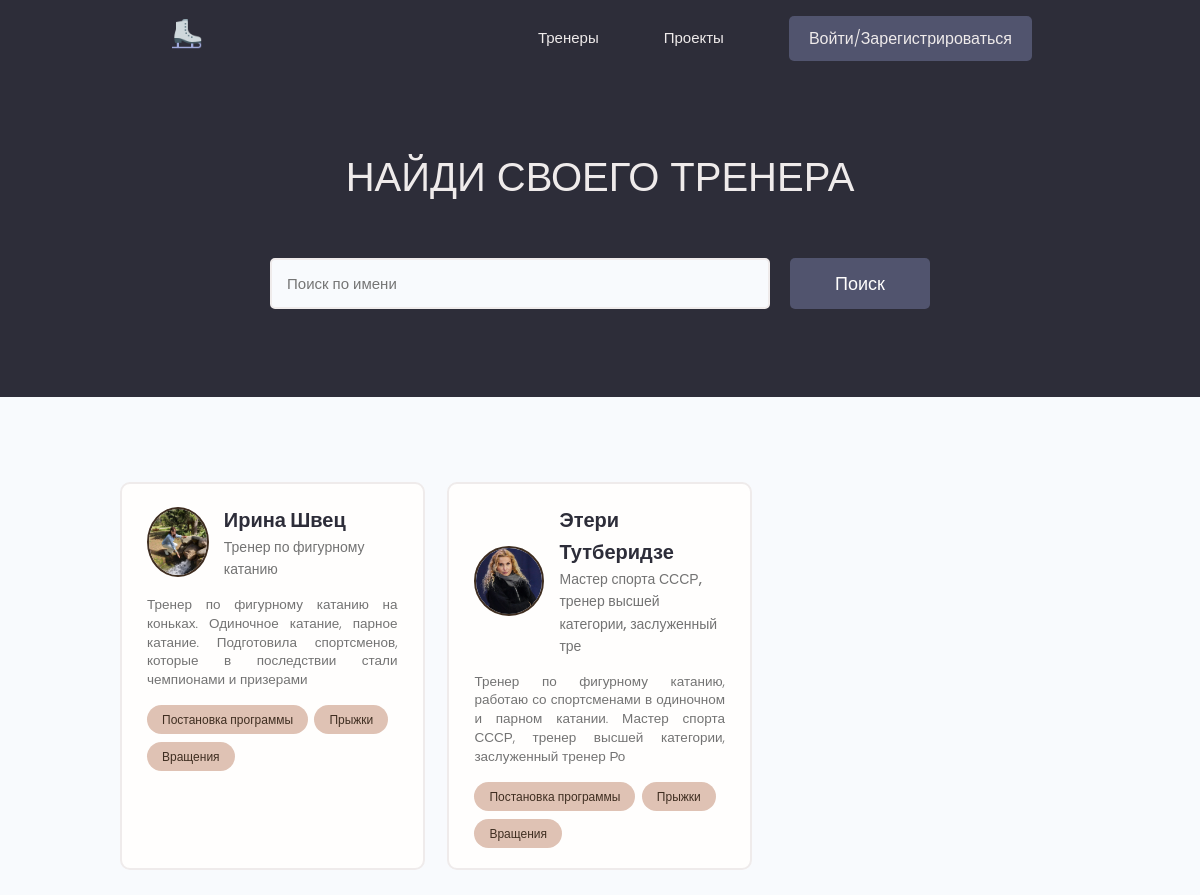
The page / on the database its author committed.
### users/models.py (models this page shows, shortened)
class Profile(models.Model):
    user = models.OneToOneField(User, on_delete=models.CASCADE, null=True, blank=True)
    name = models.CharField(max_length=200, null=True, blank=True)
    email = models.EmailField(max_length=500, null=True, blank=True)
    username = models.CharField(max_length=200, null=True, blank=True)
    short_info = models.CharField(max_length=200, null=True, blank=True)
    bio = models.TextField(null=True, blank=True)
    profile_image = models.ImageField(null=True, blank=True, upload_to='profiles/', default='profiles/user-default.png')
    social_youtube = models.CharField(max_length=200, null=True, blank=True)
    social_website = models.CharField(max_length=200, null=True, blank=True)
    created = models.DateTimeField(auto_now_add=True)

class Skill(models.Model):
    owner = models.ForeignKey(Profile, on_delete=models.CASCADE, null=True, blank=True)
    name = models.CharField(max_length=200, null=True, blank=True)
    description = models.TextField(null=True, blank=True)
    created = models.DateTimeField(auto_now_add=True)
    def __str__(self):
        return f"{self.name}"

### users/views.py (the view)
# urls.py: path("", views.profiles, name="profiles"),
def profiles(request):
    prof, search_query = search_profile(request)
    context = {
        'profiles': prof,
        'search_query': search_query
    }
    return render(request, 'users/index.html', context)

### users/utils.py (called while the page is built)
def search_profile(request):
    search_query = ""
    if request.GET.get('search_query'):
        search_query = request.GET.get('search_query')
    skills = Skill.objects.filter(name__icontains=search_query)
    profiles = Profile.objects.distinct().filter(Q(name__icontains=search_query) |
                                                 Q(short_info__icontains=search_query) |
                                                 Q(skill__in=skills)
                                                 )
    return profiles, search_query

### users/templates/users/index.html (shortened to what this page needs)
{% extends 'projects/base.html' %}
{% block content %}
  <main class="home">
    <section class="hero-section text-center">
      <div class="container container--narrow">
        <div class="hero-section__box">
          <h2>Найди своего тренера</h2>
        </div>
        <div class="hero-section__search">
          <form class="form" action="{% url 'profiles' %}" method="get">
            <div class="form__field">
              <input class="input input--text" id="formInput#search" type="text" name="search_query" value="{{ search_query }}"
                placeholder="Поиск по имени" />
            </div>
            <input class="btn btn--sub btn--lg" type="submit" value="Поиск" />
          </form>
        </div>
      </div>
    </section>
    <section class="devlist">
      <div class="container">
        <div class="grid grid--three">
          {% for profile in profiles %}
          <div class="column card">
            <div class="dev">
              <a href="{% url 'user_profile' profile.id %}" class="card__body">
                <div class="dev__profile">
                  <img class="avatar avatar--md" src="{{ profile.profile_image.url }}" alt="image" />
                  <div class="dev__meta">
                    <h3>{{ profile.name }}</h3>
                    <h5>{{ profile.short_info|slice:"60" }}</h5>
                  </div>
                </div>
                <p class="dev__info">
                  {{ profile.bio|slice:"150" }}
                </p>
                <div class="dev__skills">
                  {% for skill in profile.skill_set.all|slice:"3" %}
                  <span class="tag tag--pill tag--main">
                    <small>{{ skill }}</small>
                  </span>
                  {% endfor %}
                </div>
              </a>
            </div>
          </div>
          {% endfor %}
        </div>
      </div>
    </section>
  </main>
{% endblock %}

### projects/static/styles/app.css (style rules this page uses)
:root { --color-sub: #2d2d39; }
.btn--sub { background-color: var(--color-sub-light); }
.card { border: 2px solid var(--color-light); }
img { width: 100%; }
.hero-section { height: 40vh; display: flex; align-items: center; background-color: var(--color-sub); }
.hero-section__box { margin-bottom: 4rem; }
.hero-section__box > h2, .hero-section__box > h2 > span { font-size: 4rem; color: var(--color-light); line-height: 1.3; text-transform: uppercase; }
.hero-section__box > h2 { font-weight: 300; }
.hero-section__search > .form { display: flex; align-items: center; justify-content: center; gap: 2rem; }
.hero-section__search > .form input.input--text { width: 50rem; }
.devlist { margin-top: 8rem; }
.devlist .grid { align-items: stretch; }
.devlist .dev .dev__profile { display: flex; align-items: center; gap: 1.5rem; }
.devlist .dev .dev__meta h3 { color: var(--color-sub); font-size: 2rem; font-weight: 700; }
.devlist .dev .dev__meta h5 { color: var(--color-text); font-size: 1.4rem; font-weight: 500; }
.devlist .dev .dev__info { margin: 1.5rem 0; font-size: 1.35rem; line-height: 1.4; text-align: justify; }

### projects/static/uikit/styles/modules/_variables.css (style rules this page uses)
:root { --color-main: #3f2e21; --color-main-light: #dfc2b4; --color-sub: #2d2d39; --color-sub-light: #51546e; --color-sub-lighter: #f0e7e0; --color-text: #737373; --color-gray: #8b8b8b; --color-light: #efebeb; --color-light-gray: #767676; --color-bg: #f8fafd; --color-white: #fffefd; --color-white-light: #f3f3f3; --color-success: #359e64; --color-success-bg: #def8e8; --color-error: #fc4b0b; --color-error-bg: #fff2ee; --font-base: 'Poppins', arial, helvetica, 'Segoe UI', roboto, ubuntu, sans-serif; --font-monospace: 'Fira Code', 'Courier New', courier, monospace; --font-regular: 300; --font-medium: 500; --font-bold: 700; --generic-shadow: 1px 1px 5px #00000010; --generic-transition: all 0.3s ease-in-out; }

### projects/static/uikit/styles/modules/_base.css (style rules this page uses)
* { margin: 0; padding: 0; box-sizing: border-box; text-rendering: optimizeLegibility; color: inherit; font-size: inherit; }
html { font-size: 50%; }
@media only screen and (min-width: 480px) { html { font-size: 56.25%; } }
@media only screen and (min-width: 1200px) { html { font-size: 62.5%; } }
body { line-height: 1.6; font-weight: 400; font-size: 1.5rem; color: var(--color-text); background-color: var(--color-bg); min-height: 100vh; }

### projects/static/uikit/styles/modules/_typography.css (style rules this page uses)
* { font-family: var(--font-base); }
h2 { font-size: 3.6rem; font-weight: var(--font-bold); }
h3 { font-size: 3.2rem; font-weight: var(--font-medium); }
h5 { font-size: 2.4rem; font-weight: var(--font-medium); }
h5, h6 { font-weight: var(--font-regular); }
p, span, strong { font-size: 1.6rem; color: var(--color-text); font-weight: var(--font-regular); }
a { padding-bottom: 2px; text-decoration: none; display: inline-block; color: var(--color-main); font-weight: var(--font-medium); }

### projects/static/uikit/styles/modules/_utilities.css (style rules this page uses)
.container { width: 92%; max-width: 165rem; margin: 0 auto; box-sizing: border-box; }
.container--narrow { width: 92%; max-width: 120rem; }
@media screen and (min-width: 1000px) { .container { width: 90%; } }
@media screen and (min-width: 1000px) { .container--narrow { width: 85%; } }
@media screen and (min-width: 1200px) { .container { width: 80%; } }
@media screen and (min-width: 1200px) { .container--narrow { width: 72%; } }
.text-center { text-align: center; }

### projects/static/uikit/styles/modules/_avatar.css (style rules this page uses)
.avatar { border-radius: 50%; border: 2px solid var(--color-main); object-fit: cover; }
.avatar--md { height: 7rem; width: 7rem; }

### projects/static/uikit/styles/modules/_button.css (style rules this page uses)
.btn { display: inline-block; position: relative; cursor: pointer; background-color: var(--color-light); font-weight: var(--font-medium); color: var(--color-sub); text-decoration: none; padding: 1rem 2rem; border-radius: 0.5rem; border: none; width: -webkit-fit-content; width: -moz-fit-content; width: fit-content; height: -webkit-fit-content; height: -moz-fit-content; height: fit-content; font-size: 1.6rem; outline-width: 0; outline-color: transparent; -webkit-backface-visibility: hidden; backface-visibility: hidden; transition: all 0.3s ease-in-out; }
.btn--sub { background-color: var(--color-sub); color: var(--color-white); }
.btn--lg { font-size: 1.8rem; padding: 1.2rem 4.5rem; }

### projects/static/uikit/styles/modules/_card.css (style rules this page uses)
.card { border-radius: 1rem; background-color: var(--color-white); border: 1.5px solid var(--color-light); width: auto; height: auto; margin-top: 0.5rem; margin-bottom: 0.5rem; overflow: hidden; }
.card__body, .card__header { padding: 2rem 2.5rem; }

### rows shown on the page
Profile: profile_image (picture), name "Ирина Швец", short_info "Тренер по фигурному катанию", bio "Тренер по фигурному катанию на коньках. Одиночное катание, парное катание. Подготовила спортсменов, которые в последствии стали чемпионами и призерами"
Skill: name "Постановка программы"
Skill: name "Прыжки"
Skill: name "Вращения"
Profile: profile_image (picture), name "Этери Тутберидзе", short_info "Мастер спорта СССР, тренер высшей категории, заслуженный тре", bio "Тренер по фигурному катанию, работаю со спортсменами в одиночном и парном катании. Мастер спорта СССР, тренер высшей категории, заслуженный тренер Ро"
Skill: name "Постановка программы"
Skill: name "Прыжки"
Skill: name "Вращения"
